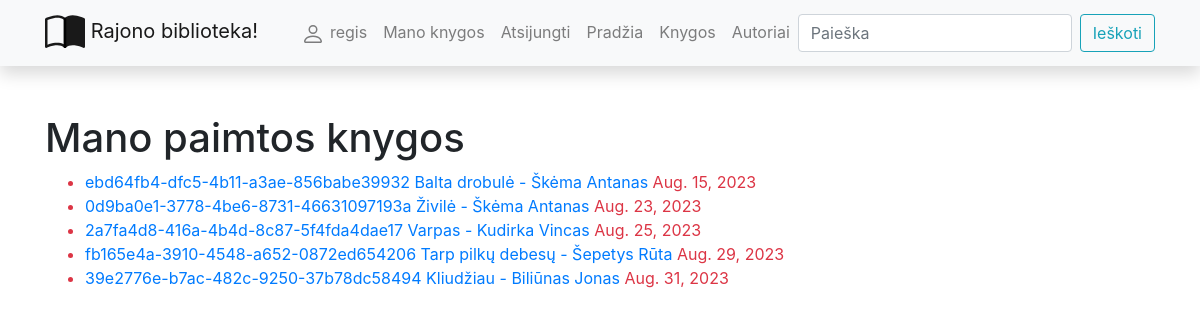
Screenshot of /library/mybooks/ (signed in) with the database file from the repository.
### library/models.py (models this page shows, shortened)
class BookInstance(models.Model):
    id = models.UUIDField(primary_key=True, default=uuid.uuid4)
    book = models.ForeignKey('Book', on_delete=models.CASCADE, related_name='bookinstance_set')
    due_back = models.DateField('Bus prieinama', null=True, blank=True)
    LOAN_STATUS = (
        ('a', 'Administruojama'),
        ('p', 'Paimta'),
        ('g', 'Galima paimti'),
        ('r', 'Rezervuota')
    )
    status = models.CharField(
        max_length=1,
        choices=LOAN_STATUS,
        blank=True,
        default='a',
        help_text='Kopijos statusas'
    )
    reader = models.ForeignKey(User, on_delete=models.SET_NULL, null=True, blank=True)
    @property
    def is_overdue(self):
        if self.due_back and date.today() > self.due_back:
            return True
        else:
            return False
    class Meta:
        ordering = ['due_back']

class Book(models.Model):
    title = models.CharField('Pavadinimas', max_length=200)
    summary = models.TextField('Aprašymas', max_length=1000)
    isbn = models.CharField('ISBN', max_length=13,
                            help_text='13 Simbolių <a href="https://lt.wikipedia.org/wiki/ISBN"> ISBN kodas</a>')
    author = models.ForeignKey('Author', on_delete=models.SET_NULL, null=True, related_name='books')
    genre = models.ManyToManyField('Genre', help_text='Išsirinkite žanrą(us)')
    cover = models.ImageField('Viršelis', upload_to='covers', null=True, blank=True)
    def __str__(self):
        return self.title
    def display_genre(self):
        return ', '.join(genre.name for genre in self.genre.all()[:2])
    display_genre.short_description = 'Žanras'

class Author(models.Model):
    first_name = models.CharField('Vardas', max_length=100)
    last_name = models.CharField('Pavarde', max_length=100)
    description = HTMLField()
    class Meta:
        ordering = ['last_name', 'first_name']
    def __str__(self):
        return f'{self.last_name}  {self.first_name}'
    def display_books(self):
        return ', '.join(book.title for book in self.books.all()[:3])
    display_books.short_Description = 'Knygos'

### library/views.py (the view)
# urls.py: path('mybooks/', views.LoanedBooksByUserListView.as_view(), name='my-borrowed'),
class LoanedBooksByUserListView(LoginRequiredMixin, generic.ListView):
    model = BookInstance
    template_name = 'user_books.html'
    context_object_name = 'bookinstance_list'
    def get_queryset(self):
        return BookInstance.objects.filter(reader=self.request.user).order_by('due_back')

### library/templates/user_books.html
{% extends "base.html" %}
{% block content %}
<h1>Mano paimtos knygos</h1>
{% if bookinstance_list %}
<ul>
    {% for bookinst_o in bookinstance_list %}
    <li class="{% if bookinst_o.is_overdue %} text-danger {% endif %}">
    <a href="{% url 'book-one' bookinst_o.book.id %}">
        {{ bookinst_o.id }} {{ bookinst_o.book}} - {{ bookinst_o.book.author}}</a>
        {{ bookinst_o.due_back }}
    </li>
     {% endfor %}
</ul>
{% else %}
    <p>Šiuo metu Jūs neturite paėmęs jokių knygų</p>
{% endif %}
{% endblock %}

### library/templates/base.html (shortened to what this page needs)
<!DOCTYPE html>
<html lang="en">
<head>
    <link
            rel="stylesheet"
            href="https://stackpath.bootstrapcdn.com/bootstrap/4.1.3/css/bootstrap.min.css"
    />
    <link
            rel="stylesheet"
            href="https://cdnjs.cloudflare.com/ajax/libs/font-awesome/4.7.0/css/font-awesome.min.css"
    />
    {% load static %}
    <link rel="stylesheet" href="{% static 'css/styles.css' %}"/>
</head>
<body>
<nav
        class="navbar navbar-expand-lg navbar-light bg-light static-top mb-5 shadow"
>
    <div class="container">
        <a class="navbar-brand" href="{% url 'index' %}">
            Rajono biblioteka!</a
        >
        <div class="collapse navbar-collapse" id="navbarResponsive">
            <ul class="navbar-nav ml-auto">
                {% if user.is_authenticated %}
                <li class="nav-item"><a class="nav-link" href="#">
                    {{ user.get_username }}</a></li>
                <li class="nav-item"><a class="nav-link" href="{% url 'my-borrowed' %}">Mano knygos</a></li>
                <li class="nav-item"><a class="nav-link" href="{% url 'logout' %}">Atsijungti</a></li>
                {% else %}
                <li class="nav-item"><a class="nav-link" href="{% url 'login' %}?next={{ request.path }}">Prisijungti</a></li>
                <li class="nav-item"><a class="nav-link" href="{% url 'register-url' %}">Registruotis</a></li>
                {% endif %}
                <li class="nav-item"><a class="nav-link" href="{% url 'index' %}">Pradžia</a></li>
                <li class="nav-item"><a class="nav-link" href="{% url 'books-all' %}">Knygos</a></li>
                <li class="nav-item"><a class="nav-link" href="{% url 'authors-all' %}">Autoriai</a></li>
            </ul>
            <form
                    class="form-inline my-2 my-lg-0"
                    action="{% url 'search-name' %}"
                    method="get"
            >
                <input
                        class="form-control mr-sm-2"
                        type="search"
                        placeholder="Paieška"
                        aria-label="Search"
                        name="search_text"
                />
                <button class="btn btn-outline-info my-2 my-sm-0" type="submit">
                    Ieškoti
                </button>
            </form>
        </div>
    </div>
</nav>
<div class="container">{% block content %}{% endblock %}</div>
</body>
</html>

### rows the page displays
BookInstance: id "ebd64fb4-dfc5-4b11-a3ae-856babe39932", book "Balta drobulė", book.author "Škėma Antanas", due_back "Aug. 15, 2023"
BookInstance: id "0d9ba0e1-3778-4be6-8731-46631097193a", book "Živilė", book.author "Škėma Antanas", due_back "Aug. 23, 2023"
BookInstance: id "2a7fa4d8-416a-4b4d-8c87-5f4fda4dae17", book "Varpas", book.author "Kudirka Vincas", due_back "Aug. 25, 2023"
BookInstance: id "fb165e4a-3910-4548-a652-0872ed654206", book "Tarp pilkų debesų", book.author "Šepetys Rūta", due_back "Aug. 29, 2023"
BookInstance: id "39e2776e-b7ac-482c-9250-37b78dc58494", book "Kliudžiau", book.author "Biliūnas Jonas", due_back "Aug. 31, 2023"

### other values shown
{{ user.get_username }} "regis"
